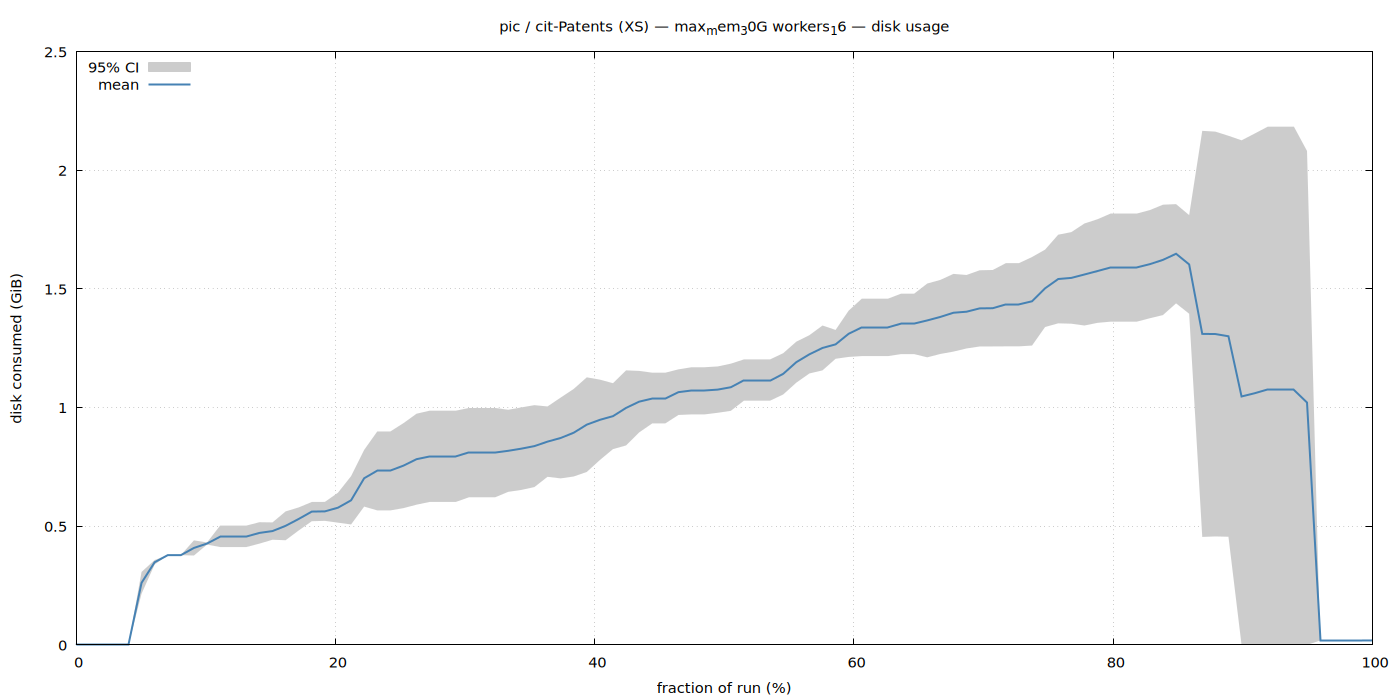

Write gnuplot code to recreate this figure.
set terminal pngcairo size 1400,700 enhanced font 'Sans,11'
set output '/home/ubuntu/nvm/gfrs/pic/XS/cit-Patents/max_mem_30G_workers_16/disk.png'
set title "pic / cit-Patents (XS) — max_mem_30G workers_16 — disk usage"
set xlabel 'fraction of run (%)'
set ylabel 'disk consumed (GiB)'
set grid
set key top left
set yrange [0:*]
plot '/home/ubuntu/nvm/gfrs/pic/XS/cit-Patents/max_mem_30G_workers_16/disk.dat' using 1:3:4 with filledcurves lc rgb '#cccccc' title '95% CI', \
     '' using 1:2 with lines lw 2 lc rgb '#4682b4' title 'mean'
